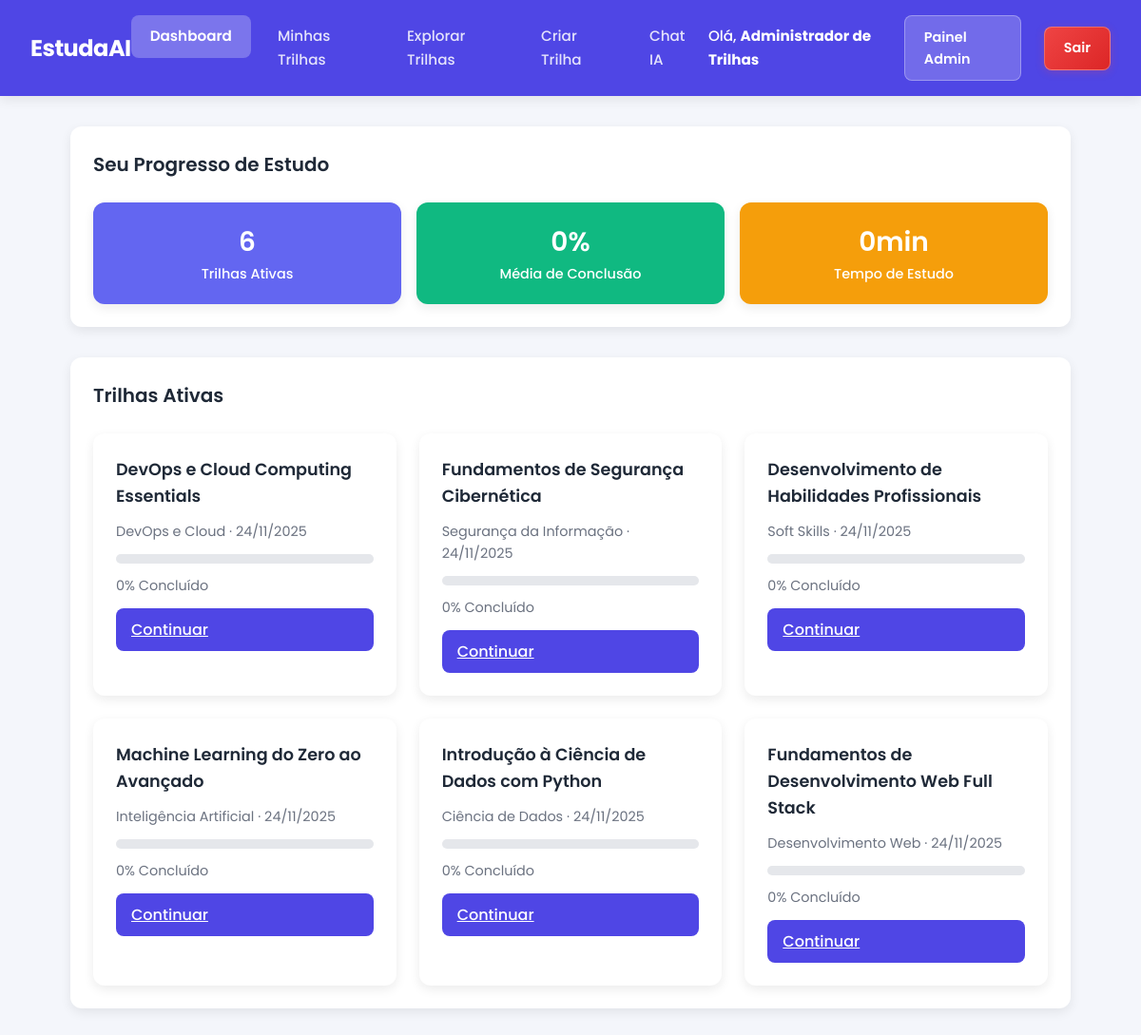
The page /usuarios/dashboard/ (signed in) on the database its author committed.
### usuarios/models.py (models this page shows, shortened)
class Usuario(AbstractUser):  # criação de uma classe usuário
    nome = models.CharField(max_length=100)  # Nome completo do usuário
    email = models.EmailField(unique=True)  # Email único no sistema
    universidade = models.CharField(max_length=255)  # Nome da universidade
    curso = models.CharField(max_length=255)  # Nome do curso
    ano_formatura = models.IntegerField(
        null=True,
        blank=True,  # Permite valores vazios
        validators=[
            MinValueValidator(2000),
            MaxValueValidator(2060),
        ],  # Entre 2000 e 2060
    )
    idade = models.IntegerField(
        null=True,
        blank=True,  # Permite valores vazios
        validators=[MinValueValidator(8), MaxValueValidator(100)],  # Entre 8 e 100 anos
    )
    REQUIRED_FIELDS = [
        "nome",
        "email",
        "universidade",
        "curso",
        "ano_formatura",
        "idade",
    ]

### api/models.py (models this page shows, shortened)
class TrilhaCurso(models.Model):
    usuario = models.ForeignKey(
        Usuario, on_delete=models.CASCADE, related_name="trilhas_curso"
    )
    titulo = models.CharField(max_length=255)
    descricao = models.TextField(blank=True)
    area = models.ForeignKey(
        Area, on_delete=models.SET_NULL, null=True, blank=True, related_name="trilhas_curso"
    )
    solicitacao_original = models.TextField(
        blank=True,
        help_text="Texto original enviado pelo usuário (vazio para criação manual)"
    )
    conteudo_json = models.JSONField(
        help_text="Conteúdo completo da trilha em formato JSON"
    )
    ativa = models.BooleanField(default=True)
    data_criacao = models.DateTimeField(auto_now_add=True)
    data_atualizacao = models.DateTimeField(auto_now=True)
    class Meta:
        ordering = ["-data_criacao"]
        verbose_name = "Trilha de Curso (IA)"
        verbose_name_plural = "Trilhas de Curso (IA)"

class Area(models.Model):
    nome = models.CharField(max_length=100, unique=True)
    descricao = models.TextField()
    icone = models.CharField(
        max_length=50, blank=True, help_text="Nome do ícone ou emoji"
    )
    cor = models.CharField(
        max_length=7, default="#4f46e5", help_text="Cor em hexadecimal"
    )
    ativa = models.BooleanField(default=True)
    data_criacao = models.DateTimeField(auto_now_add=True)
    data_atualizacao = models.DateTimeField(auto_now=True)
    class Meta:
        ordering = ["nome"]
        verbose_name = "Área"
        verbose_name_plural = "Áreas"

### usuarios/views.py (the view)
# urls.py: path("dashboard/", views.dashboard, name="dashboard"),  # Página inicial pós-login
@login_required(login_url="login")
def dashboard(request):
    from django.contrib.messages import get_messages
    storage = get_messages(request)
    for message in storage:
        pass  # Apenas consome as mensagens sem fazer nada com elas
    trilhas = TrilhaCurso.objects.filter(
        usuario=request.user, ativa=True
    ).order_by("-data_criacao")
    trilhas_com_progresso = []
    total_atividades_geral = 0
    total_concluidas_geral = 0
    tempo_estudo_total = 0  # em minutos
    for trilha in trilhas:
        progressos = ProgressoTrilhaCurso.objects.filter(trilha=trilha)
        total_atividades = 0
        atividades_concluidas = 0
        if isinstance(trilha.conteudo_json, dict):
            modulos = trilha.conteudo_json.get('modulos', [])
            for modulo in modulos:
                aulas = modulo.get('aulas', [])
                total_atividades += len(aulas)
                for idx, aula in enumerate(aulas):
                    modulo_idx = modulos.index(modulo)
                    identificador = f"mod_{modulo_idx}_aula_{idx}"
                    progresso = progressos.filter(identificador=identificador, concluida=True).first()
                    if progresso:
                        duracao = aula.get('duracao', '')
                        if duracao:
                            tempo_minutos = extrair_minutos_de_duracao(duracao)
                            tempo_estudo_total += tempo_minutos
        atividades_concluidas = progressos.filter(concluida=True).count()
        total_atividades_geral += total_atividades
        total_concluidas_geral += atividades_concluidas
        percentual = 0
        if total_atividades > 0:
            percentual = int((atividades_concluidas / total_atividades) * 100)
        trilhas_com_progresso.append({
            'trilha': trilha,
            'percentual': percentual,
        })
    media_conclusao = 0
    if total_atividades_geral > 0:
        media_conclusao = int((total_concluidas_geral / total_atividades_geral) * 100)
    if tempo_estudo_total >= 60:
        horas = tempo_estudo_total // 60
        minutos = tempo_estudo_total % 60
        if minutos > 0:
            tempo_estudo_formatado = f"{horas}h {minutos}min"
        else:
            tempo_estudo_formatado = f"{horas}h"
    else:
        tempo_estudo_formatado = f"{tempo_estudo_total}min"
    context = {
        "trilhas_com_progresso": trilhas_com_progresso,
        "total_trilhas": trilhas.count(),
        "media_conclusao": media_conclusao,
        "tempo_estudo": tempo_estudo_formatado,
    }
    return render(request, "usuarios/dashboard.html", context)

### usuarios/templates/usuarios/dashboard.html (shortened to what this page needs)
{% load static %}
<!DOCTYPE html>
<html lang="pt-BR">
<head>
    <link rel="stylesheet" href="{% static 'usuarios/dashboard-style.css' %}?v=3">
</head>
<body>
    <header class="navbar">
        <nav class="navbar-container">
            <a href="{% url 'dashboard' %}" class="logo">EstudaAI</a>
            <ul class="nav-links">
                <li><a href="{% url 'dashboard' %}" class="nav-link active">Dashboard</a></li>
                <li><a href="{% url 'minhas_trilhas' %}" class="nav-link">Minhas Trilhas</a></li>
                <li><a href="{% url 'trilhas_disponiveis' %}" class="nav-link">Explorar Trilhas</a></li>
                <li><a href="{% url 'criar_trilha' %}" class="nav-link">Criar Trilha</a></li>
                <li><a href="{% url 'chat_ia' %}" class="nav-link">Chat IA</a></li>
            </ul>
            <div class="user-info">
                <span class="user-text">Olá, <strong>{{ user.nome|default:user.username }}</strong></span>
                {% if user.is_staff %}
                <a href="{% url 'admin_dashboard' %}" class="admin-btn">Painel Admin</a>
                {% endif %}
                <a href="{% url 'logout' %}" class="logout-btn" title="Sair da conta">Sair</a>
            </div>
        </nav>
    </header>
    <main class="container">
        <section class="card">
            <h2 class="section-title">Seu Progresso de Estudo</h2>
            <div class="stats-grid">
                <div class="stat-card indigo">
                    <p class="stat-value">{{ total_trilhas }}</p>
                    <p class="stat-label">Trilhas Ativas</p>
                </div>
                <div class="stat-card green">
                    <p class="stat-value">{{ media_conclusao }}%</p>
                    <p class="stat-label">Média de Conclusão</p>
                </div>
                <div class="stat-card yellow">
                    <p class="stat-value">{{ tempo_estudo }}</p>
                    <p class="stat-label">Tempo de Estudo</p>
                </div>
            </div>
        </section>
        <section class="card">
            <h2 class="section-title dark">Trilhas Ativas</h2>
            <div class="trails-grid">
                {% for item in trilhas_com_progresso %}
                <div class="trail-card">
                    <h3 class="trail-title">{{ item.trilha.titulo }}</h3>
                    <p class="trail-info">
                        {% if item.trilha.area %}{{ item.trilha.area.nome }} · {% endif %}
                        {{ item.trilha.data_criacao|date:"d/m/Y" }}
                    </p>
                    <div class="progress-bar">
                    </div>
                    <p class="progress-text">{{ item.percentual }}% Concluído</p>
                    <a href="{% url 'ver_trilha' item.trilha.id %}" class="btn-primary">Continuar</a>
                </div>
                {% empty %}
                <div class="trail-card">
                    <p>Você ainda não tem trilhas ativas.</p>
                    <a href="{% url 'criar_trilha' %}" class="btn-primary" style="text-align: center; display: block; margin-top: 10px;">Criar Nova Trilha</a>
                </div>
                {% endfor %}
            </div>
        </section>
    </main>
</body>
</html>

### usuarios/static/usuarios/dashboard-style.css (style rules this page uses)
:root { --bg-color: #f4f6fb; --primary-color: #4f46e5; --secondary-color: #10b981; --text-color: #1f2937; --light-text: #6b7280; --card-bg: #ffffff; --border-radius: 12px; --shadow: 0 4px 12px rgba(0, 0, 0, 0.08); }
* { margin: 0; padding: 0; box-sizing: border-box; font-family: 'Poppins', sans-serif; }
body { background-color: var(--bg-color); color: var(--text-color); line-height: 1.6; }
.navbar { background-color: var(--primary-color); color: #fff; box-shadow: var(--shadow); }
.navbar-container { max-width: 1200px; margin: 0 auto; padding: 1rem 2rem; display: flex; align-items: center; justify-content: space-between; }
.logo { font-size: 1.5rem; font-weight: 700; color: #fff; text-decoration: none; letter-spacing: -0.5px; transition: all 0.3s; }
.nav-links { list-style: none; display: flex; gap: 0.5rem; }
.nav-link { color: rgba(255, 255, 255, 0.85); text-decoration: none; transition: all 0.3s; font-weight: 500; padding: 0.65rem 1.25rem; border-radius: 0.5rem; display: block; font-size: 0.95rem; }
.nav-link.active { background: rgba(255, 255, 255, 0.25); color: #fff; font-weight: 600; }
.user-info { display: flex; align-items: center; gap: 1rem; }
.user-text { font-weight: 500; font-size: 0.95rem; }
.admin-btn { text-decoration: none; padding: 0.65rem 1.25rem; background: rgba(255, 255, 255, 0.2); color: white; border-radius: 0.5rem; font-weight: 600; transition: all 0.3s; font-size: 0.9rem; display: inline-block; border: 1px solid rgba(255, 255, 255, 0.3); }
.logout-btn { text-decoration: none; padding: 0.65rem 1.25rem; background: linear-gradient(135deg, #ef4444 0%, #dc2626 100%); color: white; border-radius: 0.5rem; font-weight: 600; transition: all 0.3s; font-size: 0.9rem; display: inline-block; border: 1px solid rgba(255, 255, 255, 0.3); margin-left: 0.5rem; box-shadow: 0 2px 8px rgba(239, 68, 68, 0.25); }
.container { max-width: 1100px; margin: 2rem auto; padding: 0 1.5rem; display: flex; flex-direction: column; gap: 2rem; }
.card { background-color: var(--card-bg); border-radius: var(--border-radius); box-shadow: var(--shadow); padding: 1.5rem; }
.section-title { font-size: 1.25rem; font-weight: 600; margin-bottom: 1.5rem; }
.section-title.dark { color: var(--text-color); }
.stats-grid { display: grid; grid-template-columns: repeat(auto-fit, minmax(200px, 1fr)); gap: 1rem; }
.stat-card { background-color: #f3f4f6; border-radius: var(--border-radius); padding: 1.2rem; text-align: center; color: #fff; font-weight: 500; box-shadow: var(--shadow); }
.stat-card.indigo { background-color: #6366f1; }
.stat-card.green { background-color: #10b981; }
.stat-card.yellow { background-color: #f59e0b; color: #ffffff; }
.stat-value { font-size: 1.75rem; font-weight: 600; }
.stat-label { font-size: 0.9rem; }
.trails-grid { display: grid; grid-template-columns: repeat(auto-fit, minmax(280px, 1fr)); gap: 1.5rem; }
.trail-card { background-color: #ffffff; border-radius: var(--border-radius); box-shadow: var(--shadow); padding: 1.5rem; display: flex; flex-direction: column; gap: 0.75rem; }
.trail-title { font-size: 1.1rem; font-weight: 600; }
.trail-info { color: var(--light-text); font-size: 0.9rem; }
.progress-bar { width: 100%; height: 10px; background-color: #e5e7eb; border-radius: 5px; overflow: hidden; }
.progress-text { font-size: 0.9rem; color: var(--light-text); }
.btn-primary { background-color: var(--primary-color); color: #fff; border: none; border-radius: 8px; padding: 0.6rem 1rem; font-weight: 500; cursor: pointer; transition: background-color 0.3s ease; }

### rows shown on the page
Usuario: nome "Administrador de Trilhas"
TrilhaCurso: trilha.titulo "DevOps e Cloud Computing Essentials", trilha.area.nome "DevOps e Cloud", trilha.data_criacao "24/11/2025", percentual "0"
TrilhaCurso: trilha.titulo "Fundamentos de Segurança Cibernética", trilha.area.nome "Segurança da Informação", trilha.data_criacao "24/11/2025", percentual "0"
TrilhaCurso: trilha.titulo "Desenvolvimento de Habilidades Profissionais", trilha.area.nome "Soft Skills", trilha.data_criacao "24/11/2025", percentual "0"
TrilhaCurso: trilha.titulo "Machine Learning do Zero ao Avançado", trilha.area.nome "Inteligência Artificial", trilha.data_criacao "24/11/2025", percentual "0"
TrilhaCurso: trilha.titulo "Introdução à Ciência de Dados com Python", trilha.area.nome "Ciência de Dados", trilha.data_criacao "24/11/2025", percentual "0"
TrilhaCurso: trilha.titulo "Fundamentos de Desenvolvimento Web Full Stack", trilha.area.nome "Desenvolvimento Web", trilha.data_criacao "24/11/2025", percentual "0"

### other values the page prints
{{ total_trilhas }} "6"
{{ media_conclusao }} "0"
{{ tempo_estudo }} "0min"
